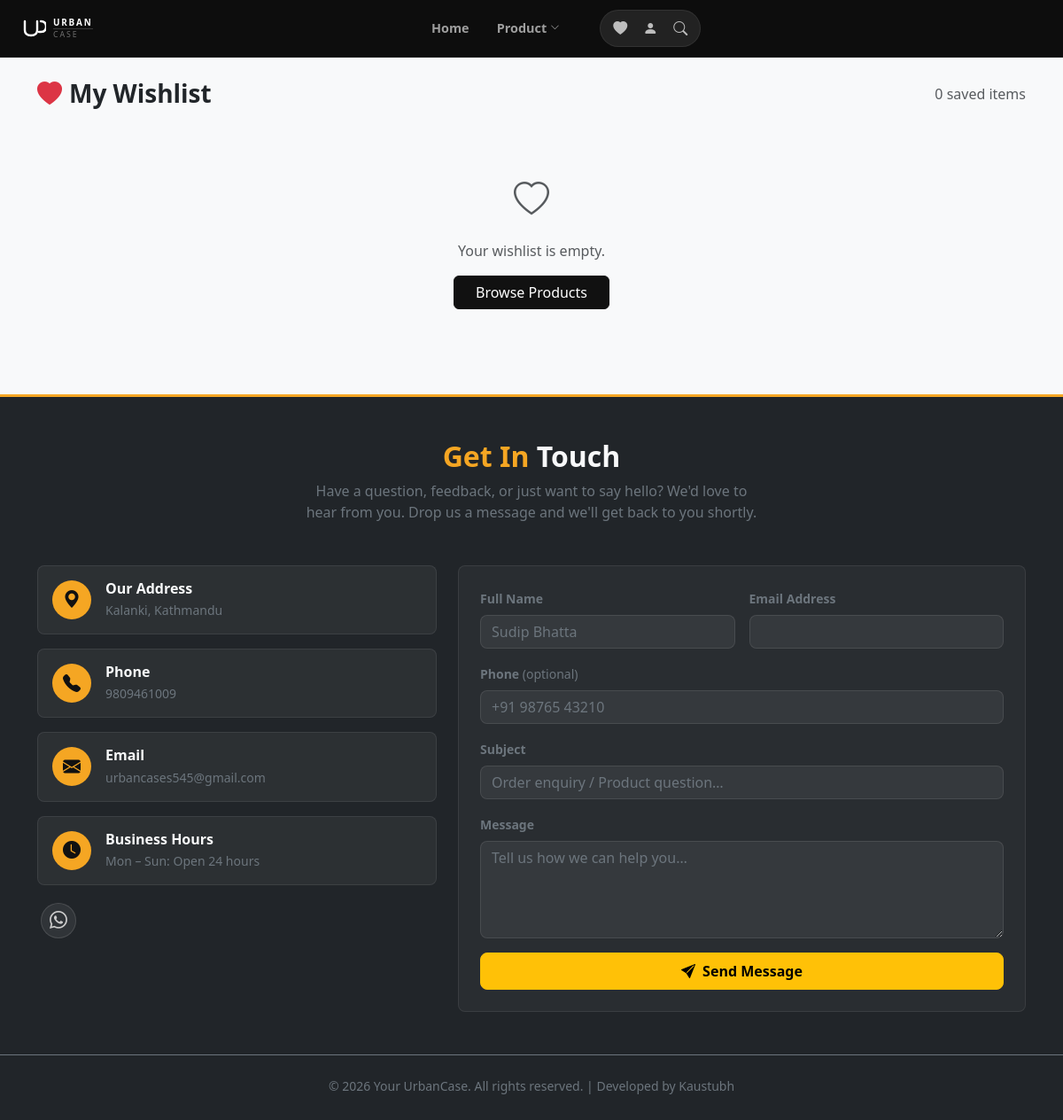
Screenshot of /wishlist/ (signed in) with the database file from the repository.
### core/models.py (models this page shows, shortened)
class SiteSettings(models.Model):
    address = models.CharField(max_length=300, blank=True, help_text="Street / area, city, pincode")
    phone = models.CharField(max_length=30, blank=True, help_text="Display phone number, e.g. +91 98765 43210")
    email = models.EmailField(blank=True, help_text="Support / contact email")
    business_hours = models.CharField(
        max_length=200,
        blank=True,
        help_text="e.g. Mon – Sat: 9 AM – 7 PM | Sunday: Closed",
    )
    instagram_url = models.URLField(blank=True)
    whatsapp_number = models.CharField(
        max_length=20,
        blank=True,
        help_text="Include country code, e.g. 919876543210",
    )
    facebook_url = models.URLField(blank=True)
    twitter_url = models.URLField(blank=True, help_text="Twitter / X profile URL")
    updated_at = models.DateTimeField(auto_now=True)
    class Meta:
        verbose_name = "Site Settings"
        verbose_name_plural = "Site Settings"
    @property
    def whatsapp_url(self):
        if self.whatsapp_number:
            return f"https://wa.me/{self.whatsapp_number}"
        return ""

### wishlist/views.py (the view)
# urls.py: path("", views.wishlist_page, name="list"),
@login_required
def wishlist_page(request):
    items = WishlistItem.objects.filter(user=request.user).select_related("product")
    return render(request, "wishlist/wishlist.html", {"items": items})

### core/context_processors.py (called while the page is built)
def social_links(request):
    settings_obj = SiteSettings.objects.first()
    logo = SiteLogo.objects.filter(is_active=True).first()
    return {
        "social": settings_obj,          # legacy alias
        "site_settings": settings_obj,   # new name used by contact section
        "site_logo": logo,               # active logo for navbar
    }

### wishlist/context_processors.py (called while the page is built)
def wishlist_count(request):
    if request.user.is_authenticated:
        count = WishlistItem.objects.filter(user=request.user).count()
    else:
        count = 0
    return {"wishlist_count": count}

### templates/wishlist/wishlist.html (shortened to what this page needs)
{% extends "base.html" %}
{% block content %}
<div class="d-flex justify-content-between align-items-center mb-4">
  <h3 class="fw-bold mb-0"><i class="bi bi-heart-fill text-danger me-2"></i>My Wishlist</h3>
  <span class="text-muted">{{ items.count }} saved item{{ items.count|pluralize }}</span>
</div>
{% if items %}
  <div class="row row-cols-2 row-cols-md-4 g-4">
    {% for item in items %}
    <div class="col">
      <div class="card h-100 border-0 shadow-sm">
        {% if item.product.image %}
          <img src="{{ item.product.image.url }}" class="card-img-top" style="height:200px;object-fit:cover;" alt="{{ item.product.name }}" />
        {% else %}
          <div class="bg-secondary d-flex align-items-center justify-content-center" style="height:200px;">
            <i class="bi bi-image text-white fs-1"></i>
          </div>
        {% endif %}
        <div class="card-body">
          <h6 class="fw-semibold mb-1">{{ item.product.name }}</h6>
          {% if item.product.tagline %}<p class="text-muted small mb-1">{{ item.product.tagline }}</p>{% endif %}
          <div class="d-flex align-items-center gap-2">
            <span class="fw-bold text-success">Rs. {{ item.product.effective_price }}</span>
            {% if item.product.discount_price %}
              <span class="text-muted text-decoration-line-through small">Rs. {{ item.product.price }}</span>
            {% endif %}
          </div>
        </div>
        <div class="card-footer bg-white border-0 pt-0 d-flex gap-2">
          <a href="{% url 'products:detail' item.product.slug %}" class="btn btn-dark btn-sm flex-grow-1">View</a>
          <form method="post" action="{% url 'wishlist:toggle' item.product.slug %}">
            {% csrf_token %}
            <input type="hidden" name="next" value="{% url 'wishlist:list' %}" />
            <button type="submit" class="btn btn-outline-danger btn-sm" title="Remove">
              <i class="bi bi-trash"></i>
            </button>
          </form>
        </div>
      </div>
    </div>
    {% endfor %}
  </div>
{% else %}
  <div class="text-center py-5">
    <i class="bi bi-heart fs-1 text-muted"></i>
    <p class="mt-3 text-muted">Your wishlist is empty.</p>
    <a href="{% url 'products:list' %}" class="btn btn-dark px-4">Browse Products</a>
  </div>
{% endif %}
{% endblock %}

### templates/base.html (shortened to what this page needs)
<!DOCTYPE html>
<html lang="en">
<head>
  <link rel="stylesheet" href="https://cdn.jsdelivr.net/npm/bootstrap@5.3.3/dist/css/bootstrap.min.css" />
  <link rel="stylesheet" href="https://cdn.jsdelivr.net/npm/bootstrap-icons@1.11.3/font/bootstrap-icons.min.css" />
  {% load static %}
  <link rel="stylesheet" href="{% static 'css/main.css' %}" />
</head>
<body>
  <nav class="uc-navbar">
    <div class="uc-navbar__inner container-fluid">
      <a class="uc-navbar__brand" href="{% url 'core:home' %}">
        {% if site_logo %}
          <img src="{{ site_logo.image.url }}"
               alt="{{ site_logo.alt_text }}"
               height="{{ site_logo.height }}"
               style="width:auto;display:block;" />
        {% else %}
          <span class="uc-logo-mark" aria-hidden="true">
          </span>
          <span class="uc-logo-text">
            <span class="uc-logo-title">URBAN</span>
            <span class="uc-logo-sub">CASE</span>
          </span>
        {% endif %}
      </a>
      <div class="uc-navbar__collapse" id="ucNavMenu">
        <ul class="uc-navbar__nav">
          <li class="uc-nav-item">
            <a class="uc-nav-link {% if request.resolver_match.url_name == 'home' %}active{% endif %}" href="{% url 'core:home' %}">Home</a>
          </li>
          <li class="uc-nav-item dropdown">
            <a class="uc-nav-link uc-nav-link--dropdown {% if request.resolver_match.app_name == 'products' %}active{% endif %}"
               href="#" role="button" data-bs-toggle="dropdown" aria-expanded="false">
              Product <i class="bi bi-chevron-down uc-caret"></i>
            </a>
          </li>
        </ul>
        <div class="uc-icon-pill">
          {% if user.is_authenticated %}
            <a href="{% url 'wishlist:list' %}" class="uc-icon-pill__btn position-relative" title="My Wishlist" aria-label="Wishlist">
              <i class="bi bi-heart-fill"></i>
            </a>
            <div class="dropdown">
              <button class="uc-icon-pill__btn" data-bs-toggle="dropdown" aria-expanded="false" title="My Account" aria-label="Account menu">
                <i class="bi bi-person-fill"></i>
              </button>
            </div>
          {% endif %}
          <button class="uc-icon-pill__btn" type="button" data-bs-toggle="modal" data-bs-target="#searchModal" title="Search" aria-label="Search">
            <i class="bi bi-search"></i>
          </button>
        </div>
      </div>
    </div>
  </nav>
  <main class="container my-4">
    {% block content %}{% endblock %}
  </main>
  <section class="contact-section bg-dark text-light py-5 mt-5">
    <div class="container">
      <div class="text-center mb-5">
        <h2 class="fw-bold">
          <span class="contact-accent">Get In</span> Touch
        </h2>
        <p class="text-secondary mx-auto" style="max-width:520px;">
          Have a question, feedback, or just want to say hello? We'd love to hear from you.
          Drop us a message and we'll get back to you shortly.
        </p>
      </div>
      <div class="row g-4 align-items-start">
        <div class="col-12 col-md-5">
          <div class="d-flex flex-column gap-3">
            {% if site_settings.address %}
            <div class="contact-info-card d-flex align-items-start gap-3 p-3 rounded-3">
              <div class="contact-icon-wrap rounded-circle d-flex align-items-center justify-content-center flex-shrink-0">
                <i class="bi bi-geo-alt-fill fs-5"></i>
              </div>
              <div>
                <h6 class="fw-semibold mb-1">Our Address</h6>
                <p class="text-secondary small mb-0">{{ site_settings.address }}</p>
              </div>
            </div>
            {% endif %}
            {% if site_settings.phone %}
            <div class="contact-info-card d-flex align-items-start gap-3 p-3 rounded-3">
              <div class="contact-icon-wrap rounded-circle d-flex align-items-center justify-content-center flex-shrink-0">
                <i class="bi bi-telephone-fill fs-5"></i>
              </div>
              <div>
                <h6 class="fw-semibold mb-1">Phone</h6>
                <p class="text-secondary small mb-0">
                  <a href="tel:{{ site_settings.phone }}" class="text-secondary text-decoration-none contact-link">{{ site_settings.phone }}</a>
                </p>
              </div>
            </div>
            {% endif %}
            {% if site_settings.email %}
            <div class="contact-info-card d-flex align-items-start gap-3 p-3 rounded-3">
              <div class="contact-icon-wrap rounded-circle d-flex align-items-center justify-content-center flex-shrink-0">
                <i class="bi bi-envelope-fill fs-5"></i>
              </div>
              <div>
                <h6 class="fw-semibold mb-1">Email</h6>
                <p class="text-secondary small mb-0">
                  <a href="mailto:{{ site_settings.email }}" class="text-secondary text-decoration-none contact-link">{{ site_settings.email }}</a>
                </p>
              </div>
            </div>
            {% endif %}
            {% if site_settings.business_hours %}
            <div class="contact-info-card d-flex align-items-start gap-3 p-3 rounded-3">
              <div class="contact-icon-wrap rounded-circle d-flex align-items-center justify-content-center flex-shrink-0">
                <i class="bi bi-clock-fill fs-5"></i>
              </div>
              <div>
                <h6 class="fw-semibold mb-1">Business Hours</h6>
                <p class="text-secondary small mb-0">{{ site_settings.business_hours }}</p>
              </div>
            </div>
            {% endif %}
            {% if site_settings %}
            <div class="d-flex gap-3 mt-1 ps-1">
              {% if site_settings.whatsapp_url %}
              <a href="{{ site_settings.whatsapp_url }}" class="contact-social-btn rounded-circle d-flex align-items-center justify-content-center" aria-label="WhatsApp" target="_blank" rel="noopener">
                <i class="bi bi-whatsapp fs-5"></i>
              </a>
              {% endif %}
            </div>
            {% endif %}
          </div>
        </div>
        <div class="col-12 col-md-7">
          <form class="contact-form p-4 rounded-3" novalidate>
            <div class="row g-3">
              <div class="col-12 col-sm-6">
                <label for="contactName" class="form-label text-secondary small fw-semibold">Full Name</label>
                <input type="text" class="form-control contact-input" id="contactName" placeholder="Sudip Bhatta" required />
              </div>
              <div class="col-12 col-sm-6">
                <label for="contactEmail" class="form-label text-secondary small fw-semibold">Email Address</label>
                <input type="email" class="form-control contact-input" id="contactEmail" placeholder="" required />
              </div>
              <div class="col-12">
                <label for="contactPhone" class="form-label text-secondary small fw-semibold">Phone <span class="text-secondary fw-normal">(optional)</span></label>
                <input type="tel" class="form-control contact-input" id="contactPhone" placeholder="+91 98765 43210" />
              </div>
              <div class="col-12">
                <label for="contactSubject" class="form-label text-secondary small fw-semibold">Subject</label>
                <input type="text" class="form-control contact-input" id="contactSubject" placeholder="Order enquiry / Product question…" required />
              </div>
              <div class="col-12">
                <label for="contactMessage" class="form-label text-secondary small fw-semibold">Message</label>
                <textarea class="form-control contact-input" id="contactMessage" rows="4" placeholder="Tell us how we can help you…" required></textarea>
              </div>
              <div class="col-12">
                <button type="submit" class="btn btn-warning fw-semibold px-4 py-2 w-100 w-sm-auto contact-submit">
                  <i class="bi bi-send-fill me-2"></i>Send Message
                </button>
              </div>
            </div>
          </form>
        </div>
      </div>
    </div>
  </section>
  <footer class="bg-dark text-light py-4 border-top border-secondary">
    <div class="container text-center">
      <p class="mb-1 text-secondary small">© 2026 Your UrbanCase. All rights reserved. | Developed by Kaustubh</p>
    </div>
  </footer>
</body>
</html>

### static/css/main.css (style rules this page uses)
:root { --brand-dark: #111111; --brand-accent: #f5a623; }
body { font-family: "Segoe UI", system-ui, sans-serif; background-color: #f8f9fa; }
.btn-dark { background-color: var(--brand-dark); border-color: var(--brand-dark); }
.contact-section { border-top: 3px solid var(--brand-accent); }
.contact-accent { color: var(--brand-accent); }
.contact-info-card { background-color: rgba(255, 255, 255, 0.05); border: 1px solid rgba(255, 255, 255, 0.08); transition: background-color 0.2s ease, border-color 0.2s ease; }
.contact-icon-wrap { width: 44px; height: 44px; background-color: var(--brand-accent); color: #111; flex-shrink: 0; }
.contact-social-btn { width: 40px; height: 40px; background-color: rgba(255, 255, 255, 0.07); border: 1px solid rgba(255, 255, 255, 0.12); color: #ccc; text-decoration: none; transition: background-color 0.2s, color 0.2s, border-color 0.2s; }
.contact-form { background-color: rgba(255, 255, 255, 0.04); border: 1px solid rgba(255, 255, 255, 0.08); }
.contact-input { background-color: rgba(255, 255, 255, 0.06) !important; border: 1px solid rgba(255, 255, 255, 0.15) !important; color: #f8f9fa !important; border-radius: 8px; }
.contact-input::placeholder { color: #6c757d; }
.contact-submit { border-radius: 8px; transition: transform 0.15s, box-shadow 0.15s; }
.uc-navbar { background-color: #0d0d0d; border-bottom: 1px solid rgba(255,255,255,0.06); position: sticky; top: 0; z-index: 1030; }
.uc-navbar__inner { display: flex; align-items: center; justify-content: space-between; padding: 0 1.5rem; height: 64px; gap: 1rem; }
.uc-navbar__brand { display: flex; align-items: center; gap: 8px; text-decoration: none; flex-shrink: 0; }
.uc-logo-mark svg { display: block; }
.uc-logo-text { display: flex; flex-direction: column; line-height: 1.1; }
.uc-logo-title { font-size: 0.62rem; font-weight: 800; letter-spacing: 0.18em; color: #fff; text-transform: uppercase; }
.uc-logo-sub { font-size: 0.55rem; font-weight: 500; letter-spacing: 0.22em; color: rgba(255,255,255,0.45); text-transform: uppercase; border-top: 1px solid rgba(255,255,255,0.2); padding-top: 2px; margin-top: 1px; }
.uc-navbar__collapse { display: flex; align-items: center; justify-content: center; flex: 1; gap: 2rem; }
.uc-navbar__nav { display: flex; align-items: center; list-style: none; margin: 0; padding: 0; gap: 0.25rem; }
.uc-nav-item { position: relative; }
.uc-nav-link { display: inline-flex; align-items: center; gap: 4px; padding: 0.45rem 0.85rem; font-size: 0.9rem; font-weight: 600; color: rgba(255,255,255,0.6); text-decoration: none; border-radius: 6px; transition: color 0.15s; position: relative; }
.uc-nav-link::after { content: ""; position: absolute; bottom: -2px; left: 50%; transform: translateX(-50%) scaleX(0); width: 70%; height: 2px; background: #fff; border-radius: 2px; transition: transform 0.2s ease; }
.uc-nav-link--dropdown::after { display: none; }
.uc-caret { font-size: 0.65rem; transition: transform 0.2s ease; }
.uc-icon-pill { display: flex; align-items: center; gap: 2px; background-color: #222; border: 1px solid rgba(255,255,255,0.08); border-radius: 999px; padding: 4px 6px; }
.uc-icon-pill__btn { display: inline-flex; align-items: center; justify-content: center; width: 32px; height: 32px; border-radius: 50%; color: rgba(255,255,255,0.7); background: transparent; border: none; cursor: pointer; transition: background 0.15s, color 0.15s; font-size: 1rem; text-decoration: none; position: relative; }

### rows the page displays
SiteSettings: address "Kalanki, Kathmandu", phone "9809461009", email "urbancases545@gmail.com", business_hours "Mon – Sun: Open 24 hours"

### other values shown
{{ items.count }} "0"
